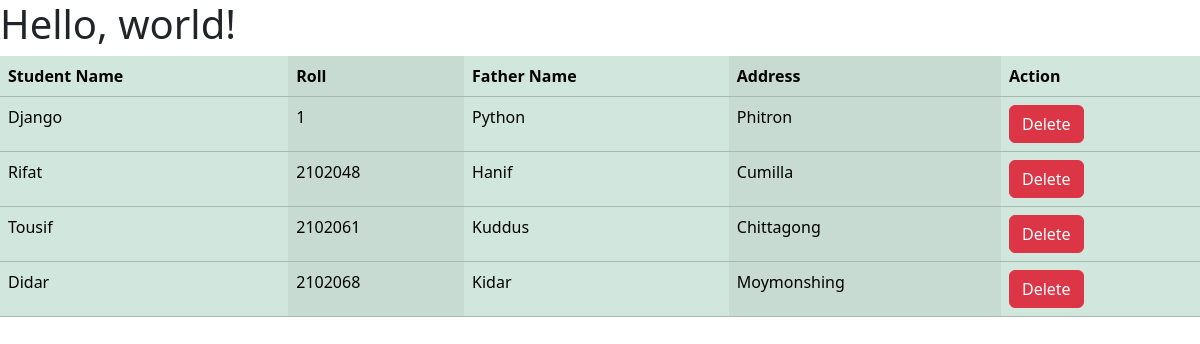
Before: / with the older database file.
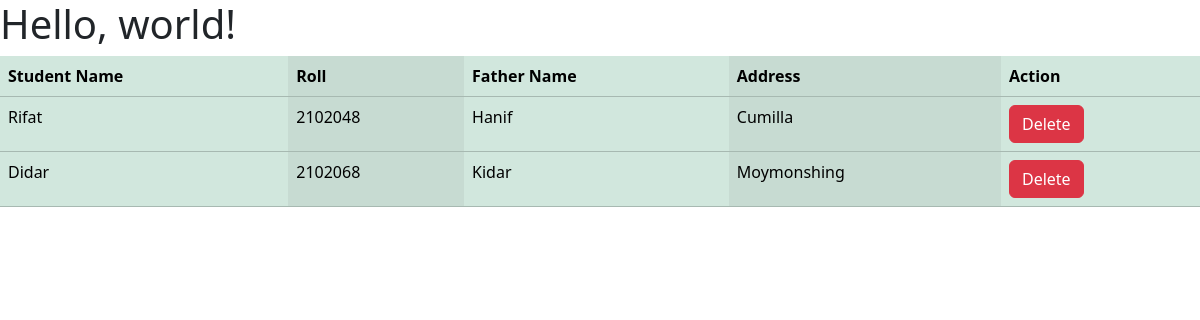
After: the same page with the newer database file.
### first_app/models.py (models this page shows, shortened)
class Student(models.Model):
    name = models.CharField(max_length=20)
    roll = models.IntegerField(primary_key=True)
    father_name = models.CharField(max_length=20)
    address = models.TextField()

### first_app/views.py (the view)
# urls.py: path('', views.home, name="homepage"),
def home(request):
    student = models.Student.objects.all()
    return render(request, 'home.html',{'data' : student})

### first_app/templates/home.html (shortened to what this page needs)
<!doctype html>
<html lang="en">
  <head>
    <link href="https://cdn.jsdelivr.net/npm/bootstrap@5.3.2/dist/css/bootstrap.min.css" rel="stylesheet">
  </head>
  <body>
    <h1>Hello, world!</h1>
    {% if data %}
    <table class="table table-success table-striped-columns">
        <thead>
          <tr>
            <th scope="col">Student Name</th>
            <th scope="col">Roll</th>
            <th scope="col">Father Name</th>
            <th scope="col">Address</th>
            <th scope="col">Action</th>
          </tr>
        </thead>
        <tbody>
    {% for st in data %}
        <tr>
          <td>{{st.name}}</td>
          <td>{{st.roll}}</td>
          <td>{{st.father_name}}</td>
          <td>{{st.address}}</td>
          <td><a class = 'btn btn-danger text-white' href="{% url 'delete_stu' st.roll %}">Delete</a>
          </td>
        </tr>
    {% endfor %}
        </tbody>
    </table>
    {% else %}
    <h3> No data available to show </h3>
    {% endif %}
  </body>
</html>

Changed rows visible on the page:
removed Student: name "Django", roll "1", father_name "Python", address "Phitron"
removed Student: name "Tousif", roll "2102061", father_name "Kuddus", address "Chittagong"
